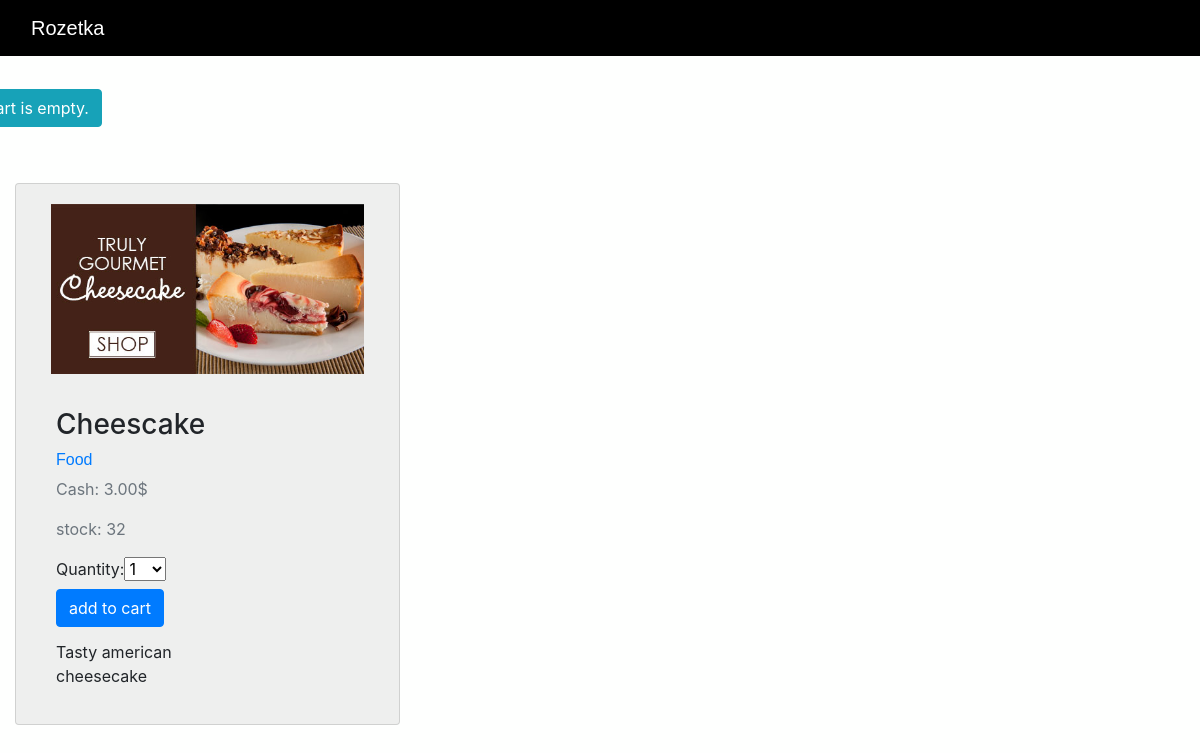
The app's page /6/cheesecake/, older data.
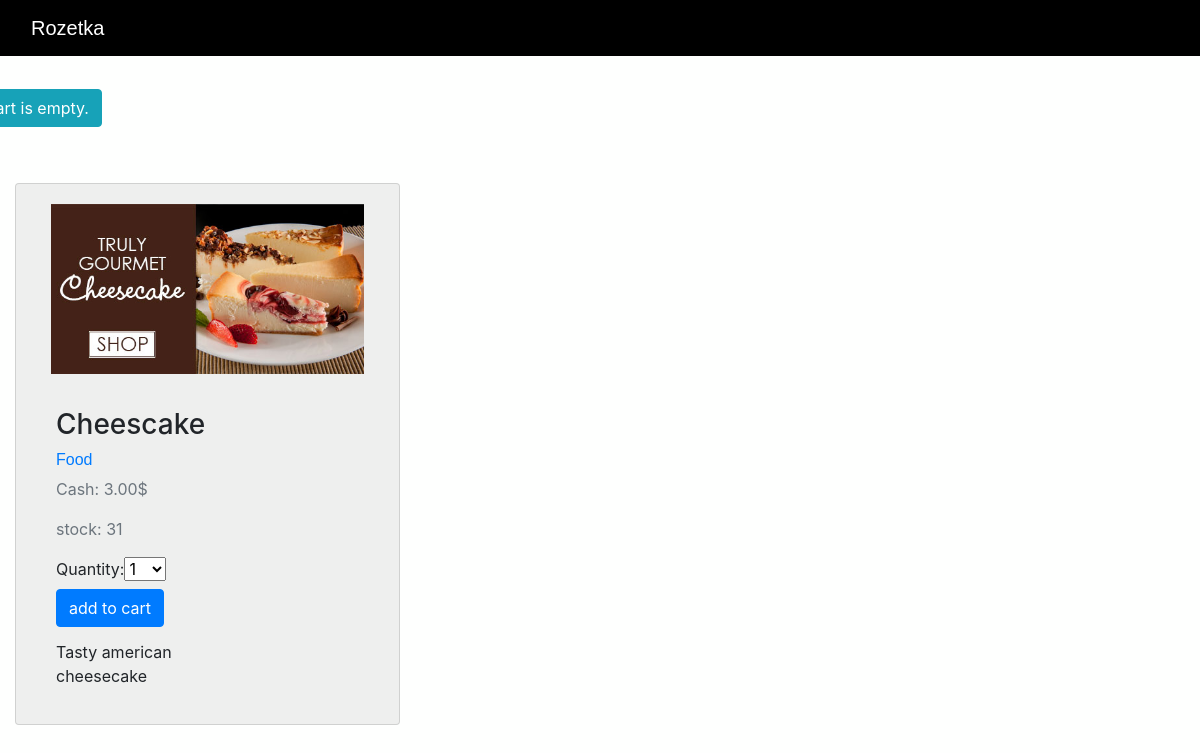
The same page, newer data.
### shop/models.py (models this page shows, shortened)
class Product(models.Model):
    category = models.ForeignKey(Category, related_name='products', on_delete=models.CASCADE)
    name = models.CharField(max_length=100, db_index=True)
    slug = models.SlugField(max_length=100, db_index=True)
    description = models.TextField(blank=True)
    price = models.DecimalField(max_digits=10, decimal_places=2)
    available = models.BooleanField(default=True)
    stock = models.PositiveIntegerField()
    created_at = models.DateTimeField(auto_now_add=True)
    updated_at = models.DateTimeField(auto_now=True)
    image = models.ImageField(upload_to='products/%Y/%m/%d', blank=True)
    class Meta:
        ordering = ('name',)
        index_together = (('id', 'slug'),)
    def __str__(self):
        return self.name

class Category(models.Model):
    name = models.CharField(max_length=150, db_index=True)
    slug = models.SlugField(max_length=150, unique=True, db_index=True)
    created_at = models.DateTimeField(auto_now_add=True)
    updated_at = models.DateTimeField(auto_now=True)
    class Meta:
        ordering = ('name',)
        verbose_name = 'category'
        verbose_name_plural = 'categories'
    def __str__(self):
        return self.name
    def get_absolute_url(self):
        return reverse('shop:product_list_by_category', args=[self.slug])

### shop/views.py (the view)
# urls.py: url(r'^(?P<id>\d+)/(?P<slug>[-\w]+)/$', views.product_detail, name='product_detail'),
def product_detail(request, id, slug):
    product = get_object_or_404(Product, id=id, slug=slug, available=True)
    cart_product_form = CartAddProductForm()
    context = {
        'product': product,
        'cart_product_form': cart_product_form
    }
    print(context)
    return render(request, 'shop/product/detail.html', context)

### cart/forms.py
class CartAddProductForm(forms.Form):
    quantity = forms.TypedChoiceField(choices=PRODUCT_QUANTITY_CHOICES, coerce=int)
    update = forms.BooleanField(required=False, initial=False, widget=forms.HiddenInput)

### cart/cart.py (called while the page is built)
    def __len__(self):
        return sum(item['quantity'] for item in self.cart.values())

### cart/context_processors.py (called while the page is built)
def cart(request):
    return {'cart': Cart(request)}

### shop/templates/shop/product/detail.html (shortened to what this page needs)
{% extends 'shop/base.html' %}
{% load static %}
{% block content %}
<div class="container" xmlns:cart="http://www.w3.org/1999/xhtml">
      <div class="row" style="margin-top: 5%">
        <div class="col-sm-50 blog-main">
          <div class="blog-post">
              <div class="row">
                <div class="card" style ="background-color: #eeefee">
                    <div class="card-body">
                        <div class="col-md-1 text-right">
                            <img src="{% if product.image %} {{ product.image.url }} {% else %} {% static 'img1/default.jpg' %} {% endif %}" alt="..." style="height: 170px; width: auto">
                        </div>
                        <div class="col-md-6" style="padding-left: 20px;margin-top: 10%">
                            <h3 style="white-space: nowrap;">{{ product.name|safe|linebreaksbr }}</h3>
                            <h6 style="white-space: nowrap;"><a href="{{ product.category.get_absolute_url }}">{{ product.category }}</a></h6>
                            <p style="white-space: nowrap" class="text-muted">Cash: {{ product.price }}$</p>
                            <p class="text-muted">stock: {{ product.stock }}</p>
                            <form action="{% url "cart:cart_add" product.id %}" method="post">
                                {{ cart_product_form }}
                                <input type="submit" value="add to cart" class="btn btn-primary">
                            <p style="margin-top: 10%">{{ product.description|safe|linebreaksbr }}</p>
                        </div>
                    </div>
                </div>
              </div>
          </div>
        </div>
      </div>
    </div>
{% endblock %}

Row changes from the older to the newer data that the page shows:
changed Product "Cheescake": stock "32" → "31"
